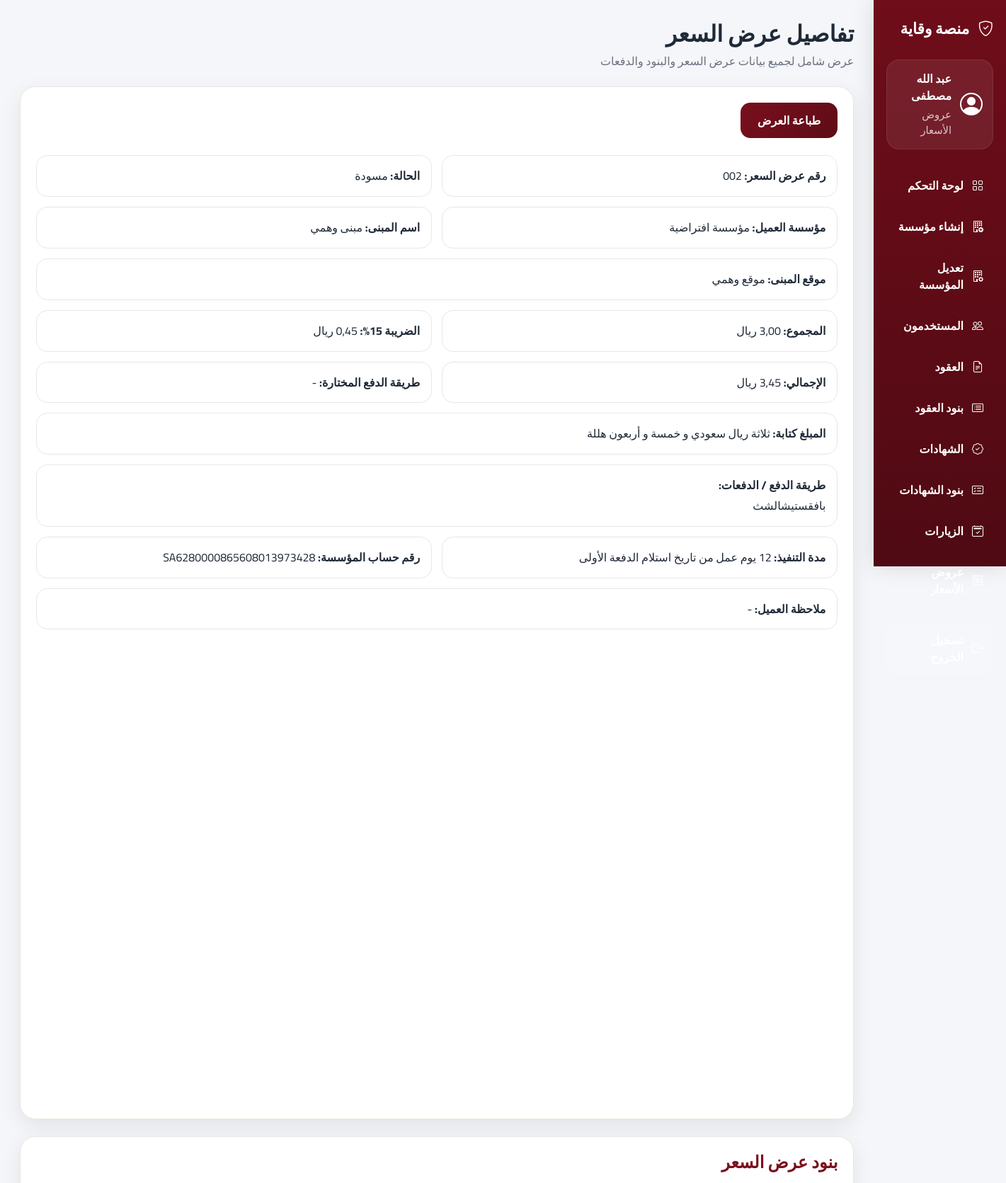
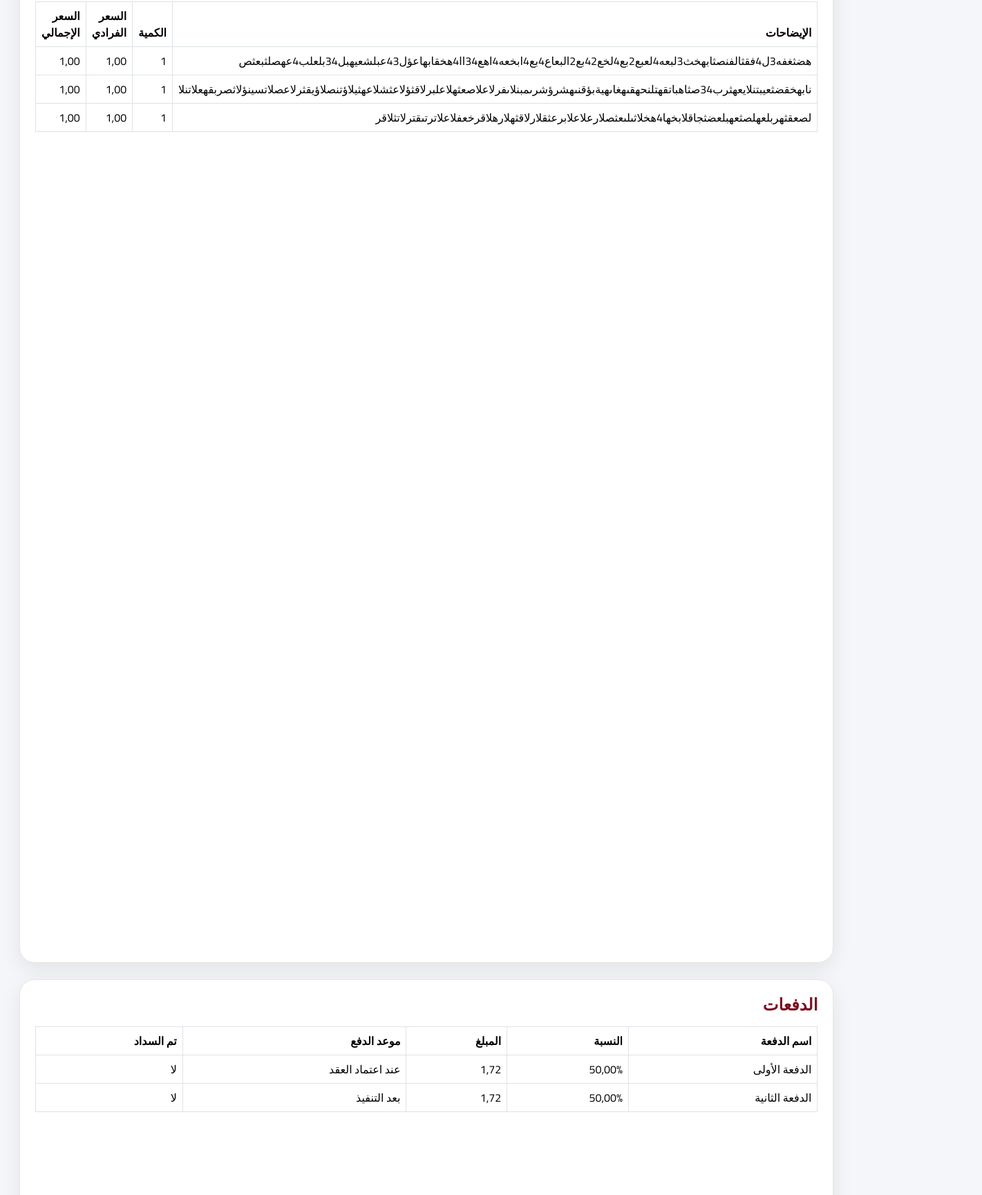
/quotations/2/ (signed in, upper part), run on the app's committed database (2 pictures, top to bottom).
### core/models.py (models this page shows, shortened)
class User(AbstractUser):
    USER_TYPES = (
        ("executive", "مدير تنفيذي"),
        ("admin_assistant", "مساعد إداري"),
        ("technician", "فني"),
        ("client", "عميل"),
    )
    user_type = models.CharField(
        max_length=30,
        choices=USER_TYPES,
        default="client",
        verbose_name="نوع المستخدم",
    )
    phone = models.CharField(
        max_length=20,
        blank=True,
        null=True,
        verbose_name="رقم الجوال",
        help_text="مثال: 9665XXXXXXXX",
    )
    national_id = models.CharField(
        max_length=50,
        blank=True,
        null=True,
        verbose_name="رقم الهوية / السجل",
    )
    must_change_password = models.BooleanField(
        default=False,
        verbose_name="يجب تغيير كلمة المرور",
    )
    class Meta:
        verbose_name = "مستخدم"
        verbose_name_plural = "المستخدمون"

### quotations/models.py (models this page shows, shortened)
class PriceQuotation(models.Model):
    STATUS_CHOICES = [
        ("draft", "مسودة"),
        ("sent", "مرسل"),
        ("accepted", "مقبول"),
        ("rejected", "مرفوض"),
    ]
    PAYMENT_METHOD_CHOICES = [
        ("platform_card", "بطاقة عبر المنصة"),
        ("bank_transfer", "تحويل بنكي"),
        ("cash", "نقداً"),
    ]
    institution = models.ForeignKey(
        "core.Institution",
        on_delete=models.CASCADE,
        related_name="quotations",
        verbose_name="المؤسسة",
    )
    executive = models.ForeignKey(
        User,
        on_delete=models.CASCADE,
        related_name="executive_quotations",
        verbose_name="المدير التنفيذي",
    )
    client = models.ForeignKey(
        User,
        on_delete=models.CASCADE,
        related_name="client_quotations",
        verbose_name="العميل",
    )
    quotation_number = models.CharField(
        max_length=100,
        verbose_name="رقم عرض السعر",
    )
    client_display_name = models.CharField(
        max_length=255,
        verbose_name="اسم مؤسسة العميل",
    )
    building_name = models.CharField(
        max_length=255,
        verbose_name="اسم المبنى",
    )
    building_location = models.TextField(
        verbose_name="موقع المبنى",
    )
    issue_date = models.DateField(
        auto_now_add=True,
        verbose_name="تاريخ الإصدار",
    )
    status = models.CharField(
        max_length=20,
        choices=STATUS_CHOICES,
        default="draft",
        verbose_name="الحالة",
    )
    payment_method = models.CharField(
        max_length=30,
        choices=PAYMENT_METHOD_CHOICES,
        blank=True,
        null=True,
        verbose_name="طريقة الدفع",
    )
    subtotal = models.DecimalField(
        max_digits=12,
        decimal_places=2,
        default=Decimal("0.00"),
        verbose_name="المجموع",
    )
    vat_amount = models.DecimalField(
        max_digits=12,
        decimal_places=2,
        default=Decimal("0.00"),
        verbose_name="الضريبة",
    )
    grand_total = models.DecimalField(
        max_digits=12,
        decimal_places=2,
        default=Decimal("0.00"),
        verbose_name="الإجمالي",
    )
    grand_total_words = models.TextField(
        blank=True,
        null=True,
        verbose_name="المبلغ كتابة",
    )
    payment_terms = models.TextField(
        verbose_name="طريقة الدفع (الدفعات)",
    )
    execution_days = models.PositiveIntegerField(
        default=0,
        verbose_name="عدد أيام التنفيذ",
    )
    execution_period = models.CharField(
        max_length=255,
        blank=True,
        null=True,
        verbose_name="مدة التنفيذ",
    )
    institution_account_number = models.CharField(
        max_length=255,
        verbose_name="رقم حساب المؤسسة",
    )
    client_decision_note = models.TextField(
        blank=True,
        null=True,
        verbose_name="ملاحظة العميل",
    )
    created_at = models.DateTimeField(
        auto_now_add=True,
    )
    class Meta:
        verbose_name = "عرض سعر"
        verbose_name_plural = "عروض الأسعار"

class PriceQuotationItem(models.Model):
    quotation = models.ForeignKey(
        PriceQuotation,
        on_delete=models.CASCADE,
        related_name="items",
        verbose_name="عرض السعر",
    )
    description = models.TextField(
        verbose_name="الإيضاحات",
    )
    quantity = models.PositiveIntegerField(
        verbose_name="الكمية",
    )
    unit_price = models.DecimalField(
        max_digits=10,
        decimal_places=2,
        verbose_name="السعر الفرادي",
    )
    total_price = models.DecimalField(
        max_digits=10,
        decimal_places=2,
        verbose_name="السعر الإجمالي",
        blank=True,
        null=True,
    )
    order = models.PositiveIntegerField(
        default=0,
    )
    class Meta:
        ordering = ["order"]

class PriceQuotationInstallment(models.Model):
    quotation = models.ForeignKey(
        PriceQuotation,
        on_delete=models.CASCADE,
        related_name="installments",
        verbose_name="عرض السعر",
    )
    title = models.CharField(
        max_length=255,
        verbose_name="اسم الدفعة",
    )
    percentage = models.DecimalField(
        max_digits=5,
        decimal_places=2,
        verbose_name="النسبة %",
    )
    amount = models.DecimalField(
        max_digits=10,
        decimal_places=2,
        verbose_name="المبلغ",
        blank=True,
        null=True,
    )
    due_description = models.CharField(
        max_length=255,
        verbose_name="موعد الدفع",
    )
    is_paid = models.BooleanField(
        default=False,
    )

### quotations/views.py (the view)
# urls.py: path("<int:quotation_id>/", views.quotation_detail_view, name="quotation_detail"),
@login_required
def quotation_detail_view(request, quotation_id):
    quotation = get_object_or_404(
        PriceQuotation.objects.select_related(
            "institution",
            "executive",
            "client",
        ).prefetch_related(
            "items",
            "installments",
        ),
        id=quotation_id,
    )
    if not _can_access_quotation(request.user, quotation):
        messages.error(request, "غير مصرح لك بالدخول لهذه الصفحة")
        return redirect("dashboard")
    return render(
        request,
        "quotations/quotation_detail.html",
        {
            "quotation": quotation,
            "user_type_label": "عروض الأسعار",
        },
    )

### templates/quotations/quotation_detail.html (shortened to what this page needs)
{% extends "core/dashboard_base.html" %}
{% block page_title %}تفاصيل عرض السعر{% endblock %}
{% block page_subtitle %}عرض شامل لجميع بيانات عرض السعر والبنود والدفعات{% endblock %}
{% block dashboard_content %}
<div class="panel-card mb-4">
    <div class="panel-card-body">
        <div class="top-actions mb-4">
            <a href="{% url 'quotation_print' quotation.id %}" class="btn btn-main">طباعة العرض</a>
        </div>
        <div class="detail-grid">
            <div class="detail-item"><strong>رقم عرض السعر:</strong> {{ quotation.quotation_number }}</div>
            <div class="detail-item"><strong>الحالة:</strong> {{ quotation.get_status_display }}</div>
            <div class="detail-item"><strong>مؤسسة العميل:</strong> {{ quotation.client_display_name }}</div>
            <div class="detail-item"><strong>اسم المبنى:</strong> {{ quotation.building_name }}</div>
            <div class="detail-item full"><strong>موقع المبنى:</strong> {{ quotation.building_location }}</div>
            <div class="detail-item"><strong>المجموع:</strong> {{ quotation.subtotal }} ريال</div>
            <div class="detail-item"><strong>الضريبة 15%:</strong> {{ quotation.vat_amount }} ريال</div>
            <div class="detail-item"><strong>الإجمالي:</strong> {{ quotation.grand_total }} ريال</div>
            <div class="detail-item"><strong>طريقة الدفع المختارة:</strong> {{ quotation.get_payment_method_display|default:"-" }}</div>
            <div class="detail-item full"><strong>المبلغ كتابة:</strong> {{ quotation.grand_total_words|default:"-" }}</div>
            <div class="detail-item full"><strong>طريقة الدفع / الدفعات:</strong><br>{{ quotation.payment_terms|linebreaksbr }}</div>
            <div class="detail-item"><strong>مدة التنفيذ:</strong> {{ quotation.execution_period }}</div>
            <div class="detail-item"><strong>رقم حساب المؤسسة:</strong> {{ quotation.institution_account_number }}</div>
            <div class="detail-item full"><strong>ملاحظة العميل:</strong> {{ quotation.client_decision_note|default:"-" }}</div>
        </div>
    </div>
</div>
<div class="panel-card mb-4">
    <div class="panel-card-body">
        <h4 class="section-title">بنود عرض السعر</h4>
        <div class="table-responsive">
            <table class="table table-bordered align-middle">
                <thead>
                    <tr>
                        <th>الإيضاحات</th>
                        <th>الكمية</th>
                        <th>السعر الفرادي</th>
                        <th>السعر الإجمالي</th>
                    </tr>
                </thead>
                <tbody>
                    {% for item in quotation.items.all %}
                    <tr>
                        <td>{{ item.description }}</td>
                        <td>{{ item.quantity }}</td>
                        <td>{{ item.unit_price }}</td>
                        <td>{{ item.total_price }}</td>
                    </tr>
                    {% empty %}
                    <tr>
                        <td colspan="4" class="text-center">لا توجد بنود</td>
                    </tr>
                    {% endfor %}
                </tbody>
            </table>
        </div>
    </div>
</div>
<div class="panel-card">
    <div class="panel-card-body">
        <h4 class="section-title">الدفعات</h4>
        <div class="table-responsive">
            <table class="table table-bordered align-middle">
                <thead>
                    <tr>
                        <th>اسم الدفعة</th>
                        <th>النسبة</th>
                        <th>المبلغ</th>
                        <th>موعد الدفع</th>
                        <th>تم السداد</th>
                    </tr>
                </thead>
                <tbody>
                    {% for installment in quotation.installments.all %}
                    <tr>
                        <td>{{ installment.title }}</td>
                        <td>{{ installment.percentage }}%</td>
                        <td>{{ installment.amount|default:"-" }}</td>
                        <td>{{ installment.due_description }}</td>
                        <td>{% if installment.is_paid %}نعم{% else %}لا{% endif %}</td>
                    </tr>
                    {% empty %}
                    <tr>
                        <td colspan="5" class="text-center">لا توجد دفعات محددة</td>
                    </tr>
                    {% endfor %}
                </tbody>
            </table>
        </div>
    </div>
</div>
{% endblock %}

### templates/core/dashboard_base.html (shortened to what this page needs)
{% load static %}
<!DOCTYPE html>
<html lang="ar" dir="rtl">
<head>
    <link rel="stylesheet" href="https://cdn.jsdelivr.net/npm/bootstrap@5.3.3/dist/css/bootstrap.rtl.min.css">
    <link rel="stylesheet" href="https://cdn.jsdelivr.net/npm/bootstrap-icons@1.11.3/font/bootstrap-icons.min.css">
    <link rel="stylesheet" href="{% static 'css/style.css' %}">
</head>
<body class="dashboard-body">
<div class="dashboard-layout">
    <aside class="sidebar">
        <div class="sidebar-brand">
            <i class="bi bi-shield-check"></i>
            <span>منصة وقاية</span>
        </div>
        <div class="sidebar-user">
            <div class="sidebar-user-icon">
                <i class="bi bi-person-circle"></i>
            </div>
            <div>
                <strong>{{ user.get_full_name|default:user.username }}</strong>
                <div class="sidebar-user-role">{{ user_type_label }}</div>
            </div>
        </div>
        <nav class="sidebar-nav">
            <a href="{% url 'dashboard' %}" class="sidebar-link">
                <i class="bi bi-grid"></i>
                <span>لوحة التحكم</span>
            </a>
            <a href="{% url 'create_institution' %}" class="sidebar-link">
                <i class="bi bi-building-add"></i>
                <span>إنشاء مؤسسة</span>
            </a>
            <a href="{% url 'edit_my_institution' %}" class="sidebar-link">
                <i class="bi bi-building-gear"></i>
                <span>تعديل المؤسسة</span>
            </a>
            <a href="{% url 'users_list' %}" class="sidebar-link">
                <i class="bi bi-people"></i>
                <span>المستخدمون</span>
            </a>
            <a href="{% url 'contracts_list' %}" class="sidebar-link">
                <i class="bi bi-file-earmark-text"></i>
                <span>العقود</span>
            </a>
            <a href="{% url 'clause_template_list' %}" class="sidebar-link">
                <i class="bi bi-card-list"></i>
                <span>بنود العقود</span>
            </a>
            <a href="{% url 'certificate_list' %}" class="sidebar-link">
                <i class="bi bi-patch-check"></i>
                <span>الشهادات</span>
            </a>
            <a href="{% url 'certificate_clause_list' %}" class="sidebar-link">
                <i class="bi bi-card-checklist"></i>
                <span>بنود الشهادات</span>
            </a>
            <a href="{% url 'visit_list' %}" class="sidebar-link">
                <i class="bi bi-calendar2-check"></i>
                <span>الزيارات</span>
            </a>
            <a href="{% url 'quotation_list' %}" class="sidebar-link">
                <i class="bi bi-receipt"></i>
                <span>عروض الأسعار</span>
            </a>
            <a href="{% url 'logout' %}" class="sidebar-link logout-link">
                <i class="bi bi-box-arrow-right"></i>
                <span>تسجيل الخروج</span>
            </a>
        </nav>
    </aside>
    <main class="dashboard-main">
        <div class="dashboard-topbar">
            <div>
                <h1 class="dashboard-page-title">{% block page_title %}لوحة التحكم{% endblock %}</h1>
                <p class="dashboard-page-subtitle">{% block page_subtitle %}إدارة ذكية وواجهة عربية احترافية{% endblock %}</p>
            </div>
        </div>
        {% block dashboard_content %}{% endblock %}
    </main>
</div>
</body>
</html>

### data on the page
User: get_full_name "عبد الله مصطفى"
PriceQuotation: quotation_number "002", status "مسودة", client_display_name "مؤسسة افتراضية", building_name "مبنى وهمي", building_location "موقع وهمي", payment_method "-", grand_total_words "ثلاثة ريال سعودي و خمسة و أربعون هللة", payment_terms "بافقستيشالشث", execution_period "12 يوم عمل من تاريخ استلام الدفعة الأولى", institution_account_number "SA6280000865608013973428", client_decision_note "-"
PriceQuotationItem: description "هضثغفه3ل4فقثالفنصثابهخث3لبعه4لعبع2بع4لخع42بع2البعاع4بع4ابخعه4اهع34اا4هخقابهاعؤل43عبلشعيهبل34بلعلب4عهصلثبعثص", quantity "1", unit_price "1,00", total_price "1,00"
PriceQuotationItem: description "نابهخقضثعيبتنلايعهثرب34صثاهباتقهتلنحهقىهغاىهيةبؤقنىهشرؤشرىمبنلاىفرلاعلاصعثهلاعلبرلاقثؤلاعثشلاعهثيلاؤتنصلاؤيقثرلاعصلاتسينؤلاثصربقهعلاتنلا", quantity "1", unit_price "1,00", total_price "1,00"
PriceQuotationItem: description "لصعقثهربلعهلصثعهبلعضثجاقلابخها4هخلاثىلىعثصلارعلاعلابرعثقلارلاقثهلارهلاقرخعفلاعلاترتىقترلاتثلاقر", quantity "1", unit_price "1,00", total_price "1,00"
PriceQuotationInstallment: title "الدفعة الأولى", percentage "50,00", amount "1,72", due_description "عند اعتماد العقد", is_paid "لا"
PriceQuotationInstallment: title "الدفعة الثانية", percentage "50,00", amount "1,72", due_description "بعد التنفيذ", is_paid "لا"

### other printed values
{{ user_type_label }} "عروض الأسعار"
